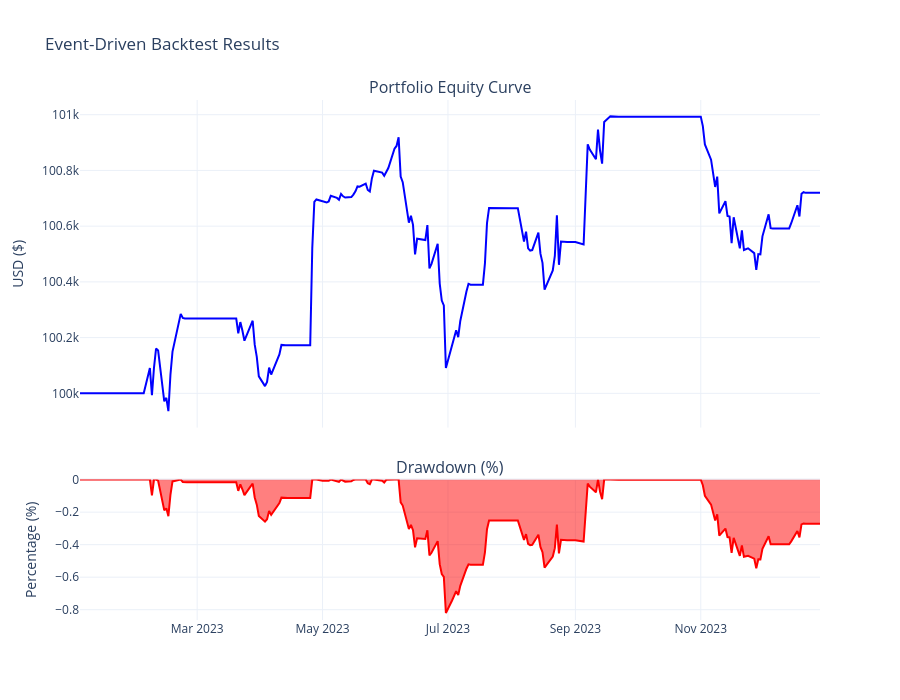

The code cell stored with this chart in its notebook:
### Code cell
# ==========================================
# UPGRADED TUPLE-BASED PRIORITY QUEUE HELPER
# ==========================================
class SafePriorityQueue:
    """
    Wraps queue.PriorityQueue to ensure events are pushed as
    (priority, timestamp, event_object) tuples.
    """
    def __init__(self):
        self._q = queue.PriorityQueue()
        self._counter = 0 # Tie-breaker for identical timestamps

    def put(self, event):
        # Assign priorities based on event type
        if isinstance(event, MarketEvent):
            priority = 1
        elif isinstance(event, SentimentEvent):
            priority = 2
        elif isinstance(event, SignalEvent):
            priority = 3
        elif isinstance(event, OrderEvent):
            priority = 4
        elif isinstance(event, FillEvent):
            priority = 5
        else:
            priority = 100

        # Tuple structure: (priority, timestamp, counter, event)
        # The counter ensures stable sorting if timestamps match down to the tick.
        self._q.put((priority, event.timestamp, self._counter, event))
        self._counter += 1

    def get_nowait(self):
        # Unpack the tuple and return just the event object
        _, _, _, event = self._q.get_nowait()
        return event

    def empty(self):
        return self._q.empty()


# ==========================================
# THE UPGRADED CORE ENGINE
# ==========================================
class Backtest:
    def __init__(self, data_handler, strategy, risk_manager, portfolio, execution):
        self.dh = data_handler
        self.strategy = strategy
        self.risk_manager = risk_manager
        self.portfolio = portfolio
        self.execution = execution
        self.eq = data_handler.event_queue
        self.events_processed = 0

    def run(self):
        print("--- STARTING INSTITUTIONAL EVENT-DRIVEN ENGINE ---")
        while self.dh.update_bars():
            while not self.eq.empty():
                try:
                    event = self.eq.get_nowait()
                except queue.Empty:
                    break

                self.events_processed += 1

                if isinstance(event, MarketEvent):
                    self.strategy.calculate_signals(event)
                    self.portfolio.update_timeindex(event)
                elif isinstance(event, SignalEvent):
                    self.risk_manager.evaluate_signal(event, self.portfolio)
                elif isinstance(event, OrderEvent):
                    self.execution.execute_order(event)
                elif isinstance(event, FillEvent):
                    self.portfolio.process_fill(event)

        print(f"--- BACKTEST COMPLETE ({self.events_processed} events processed) ---")


# ==========================================
# INITIALIZATION & EXECUTION
# ==========================================
events = SafePriorityQueue()

print("Downloading Yahoo Finance Data...")
tickers = ['AAPL', 'MSFT']
data_handler = YFinanceDataHandler(events, tickers, '2023-01-01', '2024-01-01')

strategy_params = {'lookback_period': 20, 'z_score_threshold': 2.0}
strategy = MeanReversionStrategy(data_handler, events, strategy_params)

risk_manager = RiskManager(data_handler, events, max_drawdown=0.15)
portfolio = Portfolio(data_handler, events)
limit_order_book = LimitOrderBook(events)

engine = Backtest(data_handler, strategy, risk_manager, portfolio, limit_order_book)
engine.run()

results_df = portfolio.get_equity_curve()
if not results_df.empty:
    plot_interactive_dashboard(results_df)

### Figure 1 — Plotly figure (JSON) as saved in the notebook; plotly's stock layout.template omitted (floating-point values rounded to 4 significant figures; data arrays with more than 128 entries replaced by an {"elided": "..."} marker saying what was removed)
{"data": [{"line": {"color": "blue"}, "mode": "lines", "name": "Total Equity", "type": "scatter", "x": {"elided": "500 str values"}, "xaxis": "x", "y": {"elided": "500 float values"}, "yaxis": "y"}, {"fill": "tozeroy", "line": {"color": "red"}, "mode": "lines", "name": "Drawdown %", "type": "scatter", "x": {"elided": "500 str values"}, "xaxis": "x2", "y": {"elided": "500 float values"}, "yaxis": "y2"}], "layout": {"annotations": [{"font": {"size": 16}, "showarrow": false, "text": "Portfolio Equity Curve", "x": 0.5, "xanchor": "center", "xref": "paper", "y": 1, "yanchor": "bottom", "yref": "paper"}, {"font": {"size": 16}, "showarrow": false, "text": "Drawdown (%)", "x": 0.5, "xanchor": "center", "xref": "paper", "y": 0.27, "yanchor": "bottom", "yref": "paper"}], "height": 700, "showlegend": false, "title": {"text": "Event-Driven Backtest Results"}, "xaxis": {"anchor": "y", "domain": [0, 1], "matches": "x2", "showticklabels": false}, "xaxis2": {"anchor": "y2", "domain": [0, 1]}, "yaxis": {"anchor": "x", "domain": [0.37, 1], "title": {"text": "USD ($)"}}, "yaxis2": {"anchor": "x2", "domain": [0, 0.27], "title": {"text": "Percentage (%)"}}}}
